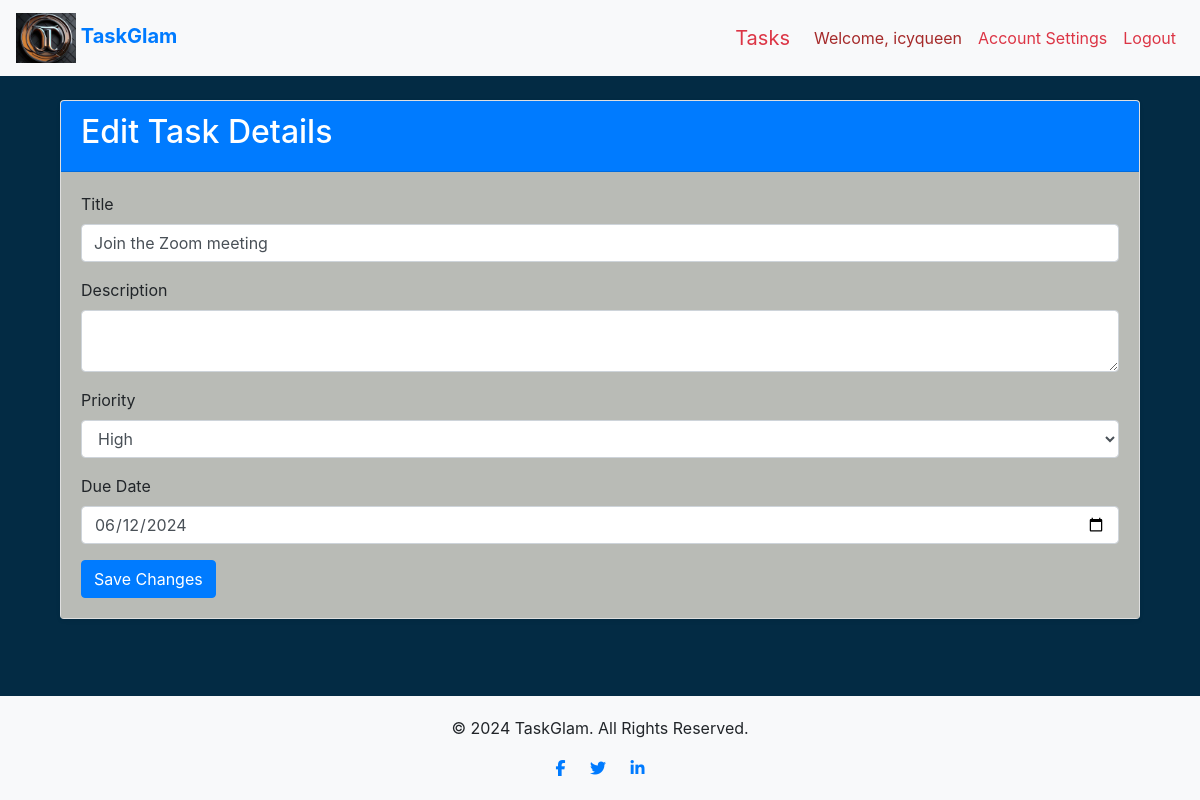
Screenshot of /tasks/4/edit (signed in) with the database file from the repository.
### task_manager/models.py (models this page shows, shortened)
class User(db.Model, UserMixin):
    id = db.Column(db.Integer, primary_key=True)
    username = db.Column(db.String(30), nullable=False, unique=True)
    email_address = db.Column(db.String(50), nullable=False, unique=True)
    password_hash = db.Column(db.String(60), nullable=False)
    tasks = db.relationship('Task', backref='owner', lazy=True)
    @property
    def password(self):
        """
            Dummy password property to handle password hashing.

            Returns:
                str: The password hash.
        """
        return self.password

class Task(db.Model):
    id = db.Column(db.Integer, primary_key=True)
    title = db.Column(db.String(100), nullable=False)
    description = db.Column(db.Text, nullable=False)
    priority = db.Column(db.String(50), nullable=True)
    created_at = db.Column(db.DateTime, default=datetime.utcnow)
    updated_at = db.Column(db.DateTime, onupdate=datetime.utcnow)
    due_date = db.Column(db.DateTime, nullable=True)
    completed = db.Column(db.Boolean, default=False)
    user_id = db.Column(db.Integer, db.ForeignKey('user.id'), nullable=False)

### task_manager/routes.py (the view)
@app.route('/tasks/<int:task_id>/edit', methods=['GET', 'POST'])
@login_required
def edit_task(task_id):
    task = Task.query.get_or_404(task_id)
    if task.user_id != current_user.id:
        flash("You don't have permission to edit this task.", 'danger')
        return redirect(url_for('tasks_page'))
    form = AddTaskForm()
    if form.validate_on_submit():
        task.title = form.title.data
        task.description = form.description.data
        task.priority = form.priority.data
        task.due_date = form.due_date.data
        db.session.commit()
        flash('Task updated successfully!', 'success')
        return redirect(url_for('tasks_page'))
    elif request.method == 'GET':
        form.title.data = task.title
        form.description.data = task.description
        form.priority.data = task.priority
        form.due_date.data = task.due_date
    return render_template('edit_task.html', form=form, task_id=task.id)

### task_manager/forms.py
class AddTaskForm(FlaskForm):
    title = StringField('Title', validators=[DataRequired()])
    description = TextAreaField('Description')
    priority = SelectField('Priority', choices=[('High', 'High'), ('Medium', 'Medium'), ('Low', 'Low')])
    due_date = DateField('Due Date', format='%Y-%m-%d', validators=[DataRequired()], default=datetime.utcnow)
    completed = BooleanField('Completed')
    submit = SubmitField('Add Task')

### task_manager/models.py (called while the page is built)
@login_manager.user_loader
def load_user(user_id):
    return User.query.get(int(user_id))

### task_manager/templates/edit_task.html (shortened to what this page needs)
{% extends 'base.html' %} {% block title %} Edit Task {% endblock %} {% block
content %}
<div class="container mt-4 mb-5">
  <div class="card shadow-sm">
    <div class="card-header bg-primary text-white">
      <h2>Edit Task Details</h2>
    </div>
    <div class="card-body" style="background-color: #B9BBB6">
      <form method="POST" action="{{ url_for('edit_task', task_id=task_id) }}">
        <div class="mb-3">
          {{ form.title.label(class="form-label") }} {{
          form.title(class="form-control") }}
        </div>
        <div class="mb-3">
          {{ form.description.label(class="form-label") }} {{
          form.description(class="form-control") }}
        </div>
        <div class="mb-3">
          {{ form.priority.label(class="form-label") }} {{
          form.priority(class="form-control") }}
        </div>
        <div class="mb-3">
          {{ form.due_date.label(class="form-label") }} {{
          form.due_date(class="form-control") }}
        </div>
        <button type="submit" class="btn btn-primary">Save Changes</button>
      </form>
    </div>
  </div>
</div>
{% endblock %}

### task_manager/templates/base.html (shortened to what this page needs)
<!doctype html>
<html lang="en">
   <head>
      <link
         rel="stylesheet"
         href="https://cdn.jsdelivr.net/npm/bootstrap@4.5.3/dist/css/bootstrap.min.css"
         />
      <link
         rel="stylesheet"
         href="https://cdnjs.cloudflare.com/ajax/libs/font-awesome/5.15.4/css/all.min.css"
         />
      <link
         rel="stylesheet"
         href="https://cdn.jsdelivr.net/npm/sweetalert2@11/dist/sweetalert2.min.css"
         />
   </head>
   <body class="d-flex flex-column min-vh-100">
      <header>
         <nav class="navbar navbar-expand-lg navbar-light">
            <a class="navbar-brand text-primary font-weight-bold" href="{{ url_for('home_page') }}">
            <img
               src="{{ url_for('static', filename='images/TaskGlam Logo.png') }}"
               alt="TaskGlam Logo"
               class="img-fluid"
               width="60"
               height="50"
               />
            TaskGlam
            </a>
            <div class="collapse navbar-collapse" id="navbarNav">
               <ul class="navbar-nav ml-auto">
                  {% if current_user.is_authenticated %}
                  <li class="nav-item">
                     <a class="navbar-brand text-danger" href="{{ url_for('tasks_page') }}"
                        >Tasks</a
                        >
                  </li>
                  <li class="nav-item">
                     <a class="nav-link" style="color: brown;">Welcome, {{ current_user.username }}</a>
                  </li>
                  <li class="nav-item">
                     <a class="nav-link text-danger" href="{{ url_for('account_settings') }}"
                        >Account Settings</a
                        >
                  </li>
                  <li class="nav-item">
                     <a class="nav-link text-danger" href="{{ url_for('logout_page') }}">Logout</a>
                  </li>
               </ul>
               {% endif %}
            </div>
         </nav>
      </header>
      <main>
         <div class="container mt-4">
            {% block content %} {% endblock %}
         </div>
      </main>
      <footer class="text-center">
         <div class="container">
            <p>&copy; 2024 TaskGlam. All Rights Reserved.</p>
            <div class="social-icons">
               <a href="https://www.facebook.com/nnamani.odinaka" target="_blank"
                  ><i class="fab fa-facebook-f"></i
                  ></a>
               <a href="https://x.com/QOdinaka" target="_blank"
                  ><i class="fab fa-twitter"></i
                  ></a>
               <a
                  href="https://www.linkedin.com/in/queendarlin-nnamani"
                  target="_blank"
                  ><i class="fab fa-linkedin-in"></i
                  ></a>
            </div>
         </div>
      </footer>
   </body>
</html>

### task_manager/templates/base.html (style rules this page uses)
body { background-color: #032B44; }
header { background-color: #f8f9fa; }
footer { margin-top: auto; background-color: #f8f9fa; padding: 20px 0; }
.social-icons a { margin: 0 10px; }

### rows the page displays
User: username "icyqueen"
Task: title "Join the Zoom meeting", priority "High", due_date "06/12/2024"
